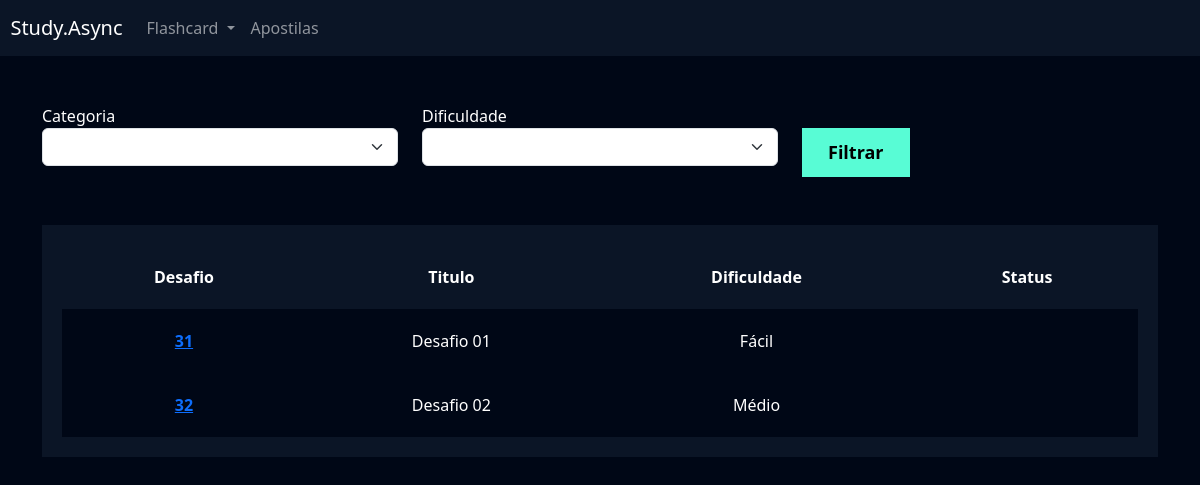
Page /flashcard/listar_desafio/ (signed in) on the committed database.
### flashcard/models.py (models this page shows, shortened)
class Desafio(models.Model):
    user = models.ForeignKey(User, on_delete=models.DO_NOTHING)
    titulo = models.CharField(max_length=100)
    categoria = models.ManyToManyField(Categoria)
    quantidade_perguntas = models.IntegerField()
    dificuldade = models.CharField(max_length=1, choices=Flashcard.DIFICULDADE_CHOICES)
    flashcards = models.ManyToManyField(FlashcardDesafio)

### flashcard/views.py (the view)
# urls.py: path('listar_desafio/', views.listar_desafio, name='listar_desafio'),
def listar_desafio(request):
    desafios = Desafio.objects.filter(user=request.user)
    if request.method == 'GET':
        pass
    return render(request, 'listar_desafio.html', {'desafios': desafios})

### flashcard/templates/listar_desafio.html (shortened to what this page needs)
{% extends "base.html" %}
{% load static %}
{% block 'cabecalho' %}
<link href="{% static 'usuarios/css/cadastro.css' %}" rel="stylesheet">
<link href="{% static 'flashcard/css/novo_flashcard.css' %}" rel="stylesheet">
<link href="{% static 'flashcard/css/iniciar_desafio.css' %}" rel="stylesheet">
<link href="{% static 'flashcard/css/listar_desafio.css' %}" rel="stylesheet">
<link href='https://unpkg.com/boxicons@2.1.4/css/boxicons.min.css' rel='stylesheet'>
{% endblock 'cabecalho' %}
{% block 'conteudo' %}
{% include 'partials/header.html' %}
<div class="container">
    <br>
    <br>
    <div class="row">
        <div class="col-md">
            <form action="`{% url 'listar_desafio' %}" method="GET">
                <label for="">Categoria</label>
                <select name="categoria" class="form-select">
                </select>
        </div>
        <div class="col-md">
            <label for="">Dificuldade</label>
            <select name="dificuldade" class="form-select">
            </select>
        </div>
        <div class="col-md">
            <br>
            <form action="`{% url 'listar_desafio' %}" method="POST">
                <input type="submit" value="Filtrar" class="btn-cadastro">
            </form>
        </div>
    </div>
    <br>
    <br>
    <div class="box-listar">
        <table>
            <thead>
                <tr>
                    <th scope="col">Desafio</th>
                    <th scope="col">Titulo</th>
                    <th scope="col">Dificuldade</th>
                    <th scope="col">Status</th>
                </tr>
            </thead>
            <tbody>
                {% for desafio in desafios %}
                <tr class="linha">
                    <th><a href="{% url 'desafio' desafio.id %}">{{desafio.id}}</a></th>
                    <td>{{desafio.titulo}}</td>
                    <td>{{desafio.get_dificuldade_display}}</td>
                    <td>{{desafio.status}}</td>
                </tr>
                {% endfor %}
            </tbody>
        </table>
    </div>
</div>
{% endblock 'conteudo' %}

### templates/static/geral/css/base.css (style rules this page uses)
:root { --main-color: #0b1526; --dark-color: #000716; --secondary-dark-color: rgb(15, 2, 26); --light-color: #00c1f3; --contrast-color: #f4c96b; --differential-color: #58fcd5; }
body { background-color: var(--dark-color) !important; color: white !important; }

### templates/static/usuarios/css/cadastro.css (style rules this page uses)
* { margin: 0; padding: 0; }
.btn-cadastro { padding: 10px; background-color: #58fcd5; border: none; border: 1px solid #58fcd5; font-size: 18px; font-weight: bold; padding-left: 25px; padding-right: 25px; }

### templates/static/flashcard/css/listar_desafio.css (style rules this page uses)
.box-listar { background-color: #0b1526; padding: 20px; }
table { width: 100%; padding: 20px; text-align: center; }
.linha { height: 40px; background-color: var(--dark-color); padding: 20px; }
td, th { padding: 20px; }
tr { background-color: var(--main-color); }

### rows in the picture
Desafio: id "31", titulo "Desafio 01", dificuldade "Fácil"
Desafio: id "32", titulo "Desafio 02", dificuldade "Médio"
